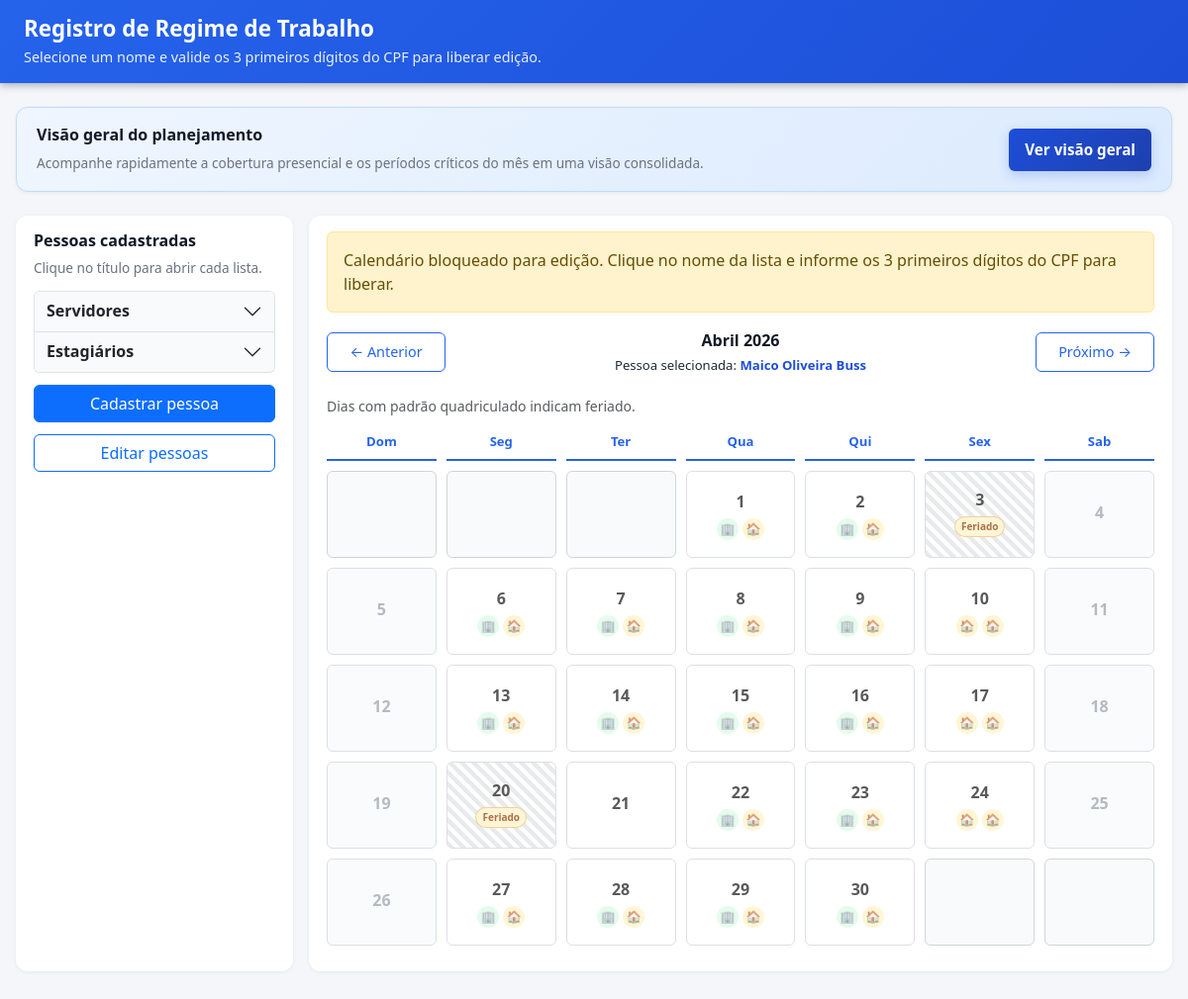
/index.php?funcionario_id=2&ano=2026&mes=4, run on the app's committed database.
### tables this page shows
CREATE TABLE funcionarios (
    id INTEGER PRIMARY KEY AUTOINCREMENT,
    nome TEXT NOT NULL UNIQUE,
    data_criacao TEXT NOT NULL DEFAULT CURRENT_TIMESTAMP
, cpf TEXT, email TEXT, supervisor TEXT, categoria TEXT NOT NULL DEFAULT 'servidor');

CREATE TABLE dias_nao_trabalhados (
            id INTEGER PRIMARY KEY AUTOINCREMENT,
            data TEXT NOT NULL UNIQUE,
            tipo TEXT NOT NULL DEFAULT 'feriado',
            descricao TEXT,
            criado_em TEXT NOT NULL DEFAULT (datetime('now'))
        );

### functions.php (called while the page is built, shortened)
<?php
require_once 'config.php';
function obterFuncionarios() {
    global $conn;
    $sql = "SELECT id, nome, categoria FROM funcionarios
            ORDER BY CASE WHEN categoria = 'servidor' THEN 0 ELSE 1 END, nome ASC";
    $stmt = $conn->query($sql);
    return $stmt->fetchAll();
}
function obterFuncionariosPorCategoria() {
    $funcionarios = obterFuncionarios();
    $resultado = [
        'servidores' => [],
        'estagiarios' => []
    ];
    foreach ($funcionarios as $funcionario) {
        if (($funcionario['categoria'] ?? 'servidor') === 'estagiario') {
            $resultado['estagiarios'][] = $funcionario;
            continue;
        }
        $resultado['servidores'][] = $funcionario;
    }
    return $resultado;
}
function obterDiasNaoTrabalhados($ano = null, $mes = null) {
    global $conn;
    if ($ano !== null && $mes !== null) {
        $ano = (int)$ano;
        $mes = (int)$mes;
        $dataInicio = "$ano-" . str_pad((string)$mes, 2, '0', STR_PAD_LEFT) . "-01";
        $dataFim = date('Y-m-t', strtotime($dataInicio));
        $stmt = $conn->prepare("
            SELECT id, data, tipo, descricao
            FROM dias_nao_trabalhados
            WHERE data BETWEEN ? AND ?
            ORDER BY data ASC
        ");
        $stmt->execute([$dataInicio, $dataFim]);
        return $stmt->fetchAll();
    }
    $stmt = $conn->query("
        SELECT id, data, tipo, descricao
        FROM dias_nao_trabalhados
        ORDER BY data ASC
    ");
    return $stmt->fetchAll();
}
function obterRegimeTrabalho($funcionario_id, $ano, $mes) {
    global $conn;
    $data_inicio = "$ano-" . str_pad($mes, 2, '0', STR_PAD_LEFT) . "-01";
    $data_fim = date('Y-m-t', strtotime($data_inicio));
    $sql = "SELECT data, turno, status FROM registros_regime
            WHERE funcionario_id = ? AND data BETWEEN ? AND ?
            ORDER BY data, turno";
    $stmt = $conn->prepare($sql);
    $stmt->execute([$funcionario_id, $data_inicio, $data_fim]);
    $registros = [];
    while ($row = $stmt->fetch()) {
        $key = $row['data'] . '_' . $row['turno'];
        $registros[$key] = $row['status'];
    }
    return $registros;
}
function obterNomeMes($mes) {
    $meses = [
        1 => 'Janeiro', 2 => 'Fevereiro', 3 => 'Março', 4 => 'Abril',
        5 => 'Maio', 6 => 'Junho', 7 => 'Julho', 8 => 'Agosto',
        9 => 'Setembro', 10 => 'Outubro', 11 => 'Novembro', 12 => 'Dezembro'
    ];
    return $meses[$mes] ?? 'Mês inválido';
}
function obterIconeStatus($status) {
    $icones = [
        'presencial' => '🏢',
        'homeoffice' => '🏠',
        'férias' => '🏖️',
        'afastamento' => '🚫',
        'ads' => '📚'
    ];
    return $icones[$status] ?? '❌';
}

### index.php (the view, shortened to what this page needs)
<?php
require_once 'functions.php';
function validarTokenLiberacaoCalendario($token, $funcionarioEsperado = null) {
    $token = trim((string)$token);
    if ($token === '') {
        return null;
    }
    $bruto = decodificarTokenBase64Url($token);
    $partes = explode('|', $bruto, 3);
    [$funcionarioIdBruto, $expiraEmBruto, $assinaturaInformada] = $partes;
    $funcionarioId = (int)$funcionarioIdBruto;
    $expiraEm = (int)$expiraEmBruto;
    return [
        'funcionario_id' => $funcionarioId,
        'expira_em' => $expiraEm,
        'token' => $token
    ];
}
$ano = isset($_GET['ano']) ? (int)$_GET['ano'] : (int)date('Y');
$mes = isset($_GET['mes']) ? (int)$_GET['mes'] : (int)date('m');
$token_liberacao_informado = (string)($_POST['acesso'] ?? ($_GET['acesso'] ?? ''));
$dados_token_liberacao = validarTokenLiberacaoCalendario($token_liberacao_informado);
$token_liberacao_ativo = $dados_token_liberacao !== null ? $dados_token_liberacao['token'] : '';
$funcionario_id = isset($_GET['funcionario_id']) ? (int)$_GET['funcionario_id'] : null;
$funcionario_liberado_id = isset($_SESSION['funcionario_liberado_id']) ? (int)$_SESSION['funcionario_liberado_id'] : null;
$query_acesso = $token_liberacao_ativo !== '' ? '&acesso=' . rawurlencode($token_liberacao_ativo) : '';
$pode_editar_calendario = $funcionario_id !== null && $funcionario_liberado_id === $funcionario_id;
$funcionariosPorCategoria = obterFuncionariosPorCategoria();
$funcionarios = array_merge($funcionariosPorCategoria['servidores'], $funcionariosPorCategoria['estagiarios']);
$nome_funcionario_selecionado = '';
if ($funcionario_id !== null) {
    foreach ($funcionarios as $funcionario) {
        if ((int)$funcionario['id'] === (int)$funcionario_id) {
            $nome_funcionario_selecionado = (string)$funcionario['nome'];
            break;
        }
    }
}
$nome_funcionario_liberado = '';
$dias_nao_trabalhados_mes = obterDiasNaoTrabalhados($ano, $mes);
$mapa_feriados = [];
foreach ($dias_nao_trabalhados_mes as $diaNaoTrabalhado) {
    $mapa_feriados[(string)$diaNaoTrabalhado['data']] = trim((string)($diaNaoTrabalhado['descricao'] ?? ''));
}
$regime = $funcionario_id ? obterRegimeTrabalho($funcionario_id, $ano, $mes) : [];
$data_inicio = "$ano-" . str_pad((string)$mes, 2, '0', STR_PAD_LEFT) . "-01";
$data_fim = date('Y-m-t', strtotime($data_inicio));
$dias_mes = [];
$dataCursor = new DateTime($data_inicio);
$fim = new DateTime($data_fim);
while ($dataCursor <= $fim) {
    $dataIso = $dataCursor->format('Y-m-d');
    $ehFeriado = isset($mapa_feriados[$dataIso]);
    $dias_mes[] = [
        'dia' => (int)$dataCursor->format('d'),
        'data' => $dataIso,
        'dia_semana' => (int)$dataCursor->format('w'),
        'eh_feriado' => $ehFeriado,
        'descricao_feriado' => $ehFeriado ? (string)$mapa_feriados[$dataIso] : ''
    ];
    $dataCursor->modify('+1 day');
}
?>
<!DOCTYPE html>
<html lang="pt-BR">
<head>
    <link href="https://cdn.jsdelivr.net/npm/bootstrap@5.3.0/dist/css/bootstrap.min.css" rel="stylesheet">
</head>
<body>
    <div class="pg-wrapper">
        <header class="pg-header">
            <h1 class="pg-header-title">Registro de Regime de Trabalho</h1>
            <p class="pg-header-subtitle">Selecione um nome e valide os 3 primeiros dígitos do CPF para liberar edição.</p>
        </header>
        <main class="pg-container">
            <section class="secao secao-visao-geral">
                <div>
                    <h2 class="secao-titulo">Visão geral do planejamento</h2>
                    <p class="secao-descricao">Acompanhe rapidamente a cobertura presencial e os períodos críticos do mês em uma visão consolidada.</p>
                </div>
                <a href="visao-geral.php?ano=<?php echo (int)$ano; ?>&mes=<?php echo (int)$mes; ?>" class="btn-visao-geral">
                    Ver visão geral
                </a>
            </section>
            <div class="layout-grid">
                <section class="secao">
                    <h2 class="secao-titulo">Pessoas cadastradas</h2>
                    <p class="secao-descricao">Clique no título para abrir cada lista.</p>
                    <div class="accordion" id="accordionPessoas">
                        <div class="accordion-item">
                            <h2 class="accordion-header" id="headingServidores">
                                <button class="accordion-button collapsed" type="button" data-bs-toggle="collapse" data-bs-target="#collapseServidores" aria-expanded="false" aria-controls="collapseServidores">
                                    Servidores
                                </button>
                            </h2>
                        </div>
                        <div class="accordion-item">
                            <h2 class="accordion-header" id="headingEstagiarios">
                                <button class="accordion-button collapsed" type="button" data-bs-toggle="collapse" data-bs-target="#collapseEstagiarios" aria-expanded="false" aria-controls="collapseEstagiarios">
                                    Estagiários
                                </button>
                            </h2>
                        </div>
                    </div>
                    <button class="btn btn-primary btn-cadastro" type="button" data-bs-toggle="modal" data-bs-target="#modalCadastro">
                        Cadastrar pessoa
                    </button>
                    <a href="editar-pessoas.php" class="btn btn-outline-primary btn-cadastro">
                        Editar pessoas
                    </a>
                </section>
                <section class="secao">
                    <?php if ($funcionario_id): ?>
                        <?php if (!$pode_editar_calendario): ?>
                            <div class="alert alert-warning" role="alert">
                                Calendário bloqueado para edição. Clique no nome da lista e informe os 3 primeiros dígitos do CPF para liberar.
                            </div>
                        <?php endif; ?>
                        <div class="navegacao-mes">
                            <a href="?funcionario_id=<?php echo $funcionario_id; ?>&ano=<?php echo $mes === 1 ? $ano - 1 : $ano; ?>&mes=<?php echo $mes === 1 ? 12 : $mes - 1; ?><?php echo $query_acesso; ?>" class="btn-nav">
                                ← Anterior
                            </a>
                            <div class="mes-centro">
                                <div class="mes-ano"><?php echo obterNomeMes($mes) . ' ' . $ano; ?></div>
                                <?php if ($nome_funcionario_liberado !== ''): ?>
                                    <div class="mes-pessoa">Preenchendo escala: <strong><?php echo htmlspecialchars($nome_funcionario_liberado); ?></strong></div>
                                <?php elseif ($nome_funcionario_selecionado !== ''): ?>
                                    <div class="mes-pessoa">Pessoa selecionada: <strong><?php echo htmlspecialchars($nome_funcionario_selecionado); ?></strong></div>
                                <?php endif; ?>
                            </div>
                            <a href="?funcionario_id=<?php echo $funcionario_id; ?>&ano=<?php echo $mes === 12 ? $ano + 1 : $ano; ?>&mes=<?php echo $mes === 12 ? 1 : $mes + 1; ?><?php echo $query_acesso; ?>" class="btn-nav">
                                Próximo →
                            </a>
                        </div>
                        <?php if (!empty($mapa_feriados)): ?>
                            <div class="text-muted small mb-2">Dias com padrão quadriculado indicam feriado.</div>
                        <?php endif; ?>
                        <div class="calendario" id="calendarioEscala">
                            <div class="dia-semana">Dom</div>
                            <div class="dia-semana">Seg</div>
                            <div class="dia-semana">Ter</div>
                            <div class="dia-semana">Qua</div>
                            <div class="dia-semana">Qui</div>
                            <div class="dia-semana">Sex</div>
                            <div class="dia-semana">Sab</div>
                            <?php
                            $primeiro_dia = new DateTime($data_inicio);
                            $dia_semana_inicio = (int)$primeiro_dia->format('w');
                            for ($i = 0; $i < $dia_semana_inicio; $i++) {
                                echo '<div class="dia outro-mes"></div>';
                            }
                            foreach ($dias_mes as $dia_info):
                                $data = $dia_info['data'];
                                $dia = $dia_info['dia'];
                                $status_manha = $regime[$data . '_manhã'] ?? null;
                                $status_tarde = $regime[$data . '_tarde'] ?? null;
                                $eh_fim_semana = $dia_info['dia_semana'] === 0 || $dia_info['dia_semana'] === 6;
                                $eh_feriado = !empty($dia_info['eh_feriado']);
                                $classe_dia = 'dia '
                                    . ($eh_fim_semana ? 'outro-mes ' : '')
                                    . ($pode_editar_calendario ? '' : 'bloqueado ')
                                    . ($eh_feriado ? 'feriado' : '');
                                $titulo_dia = '';
                                if ($eh_feriado) {
                                    $titulo_dia = 'Feriado';
                                    if (!empty($dia_info['descricao_feriado'])) {
                                        $titulo_dia .= ': ' . $dia_info['descricao_feriado'];
                                    }
                                }
                            ?>
                                <div class="<?php echo trim($classe_dia); ?>"
                                     <?php if ($titulo_dia !== ''): ?>
                                         title="<?php echo htmlspecialchars($titulo_dia, ENT_QUOTES); ?>"
                                     <?php endif; ?>
                                     <?php if ($pode_editar_calendario): ?>
                                         data-dia-clicavel="1"
                                         data-bs-toggle="modal" data-bs-target="#modalDia"
                                         data-dia="<?php echo htmlspecialchars($data, ENT_QUOTES); ?>"
                                         data-funcionario-id="<?php echo (int)$funcionario_id; ?>"
                                         data-status-manha="<?php echo htmlspecialchars((string)($status_manha ?? ''), ENT_QUOTES); ?>"
                                         data-status-tarde="<?php echo htmlspecialchars((string)($status_tarde ?? ''), ENT_QUOTES); ?>"
                                     <?php endif; ?>>
                                    <div class="dia-numero"><?php echo $dia; ?></div>
                                    <?php if ($eh_feriado): ?>
                                        <div class="feriado-tag">Feriado</div>
                                    <?php endif; ?>
                                    <div class="dia-status">
                                        <?php if ($status_manha): ?>
                                            <span class="status-badge status-<?php echo $status_manha; ?>"><?php echo obterIconeStatus($status_manha); ?></span>
                                        <?php endif; ?>
                                        <?php if ($status_tarde): ?>
                                            <span class="status-badge status-<?php echo $status_tarde; ?>"><?php echo obterIconeStatus($status_tarde); ?></span>
                                        <?php endif; ?>
                                    </div>
                                </div>
                            <?php endforeach; ?>
                            <?php
                            $total_dias = count($dias_mes) + $dia_semana_inicio;
                            $dias_faltantes = (42 - $total_dias) % 7;
                            for ($i = 0; $i < $dias_faltantes; $i++) {
                                echo '<div class="dia outro-mes"></div>';
                            }
                            ?>
                        </div>
                    <?php else: ?>
                        <div class="alert alert-secondary mb-0" role="alert">
                            Nenhum nome selecionado. O calendário permanece bloqueado até que um nome seja selecionado e validado.
                        </div>
                    <?php endif; ?>
                </section>
            </div>
        </main>
    </div>
</body>
</html>

### data on the page
funcionarios: nome "Maico Oliveira Buss"
dias_nao_trabalhados: dia "3", shows "Feriado"
dias_nao_trabalhados: dia "20", shows "Feriado"

### other printed values
obterNomeMes($mes) "Abril"
$ano "2026"
$dia "1"
obterIconeStatus($status_manha) "🏢"
obterIconeStatus($status_tarde) "🏠"
$dia "2"
$dia "4"
$dia "5"
$dia "6"
$dia "7"
$dia "8"
$dia "9"
$dia "10"
obterIconeStatus($status_manha) "🏠"
$dia "11"
